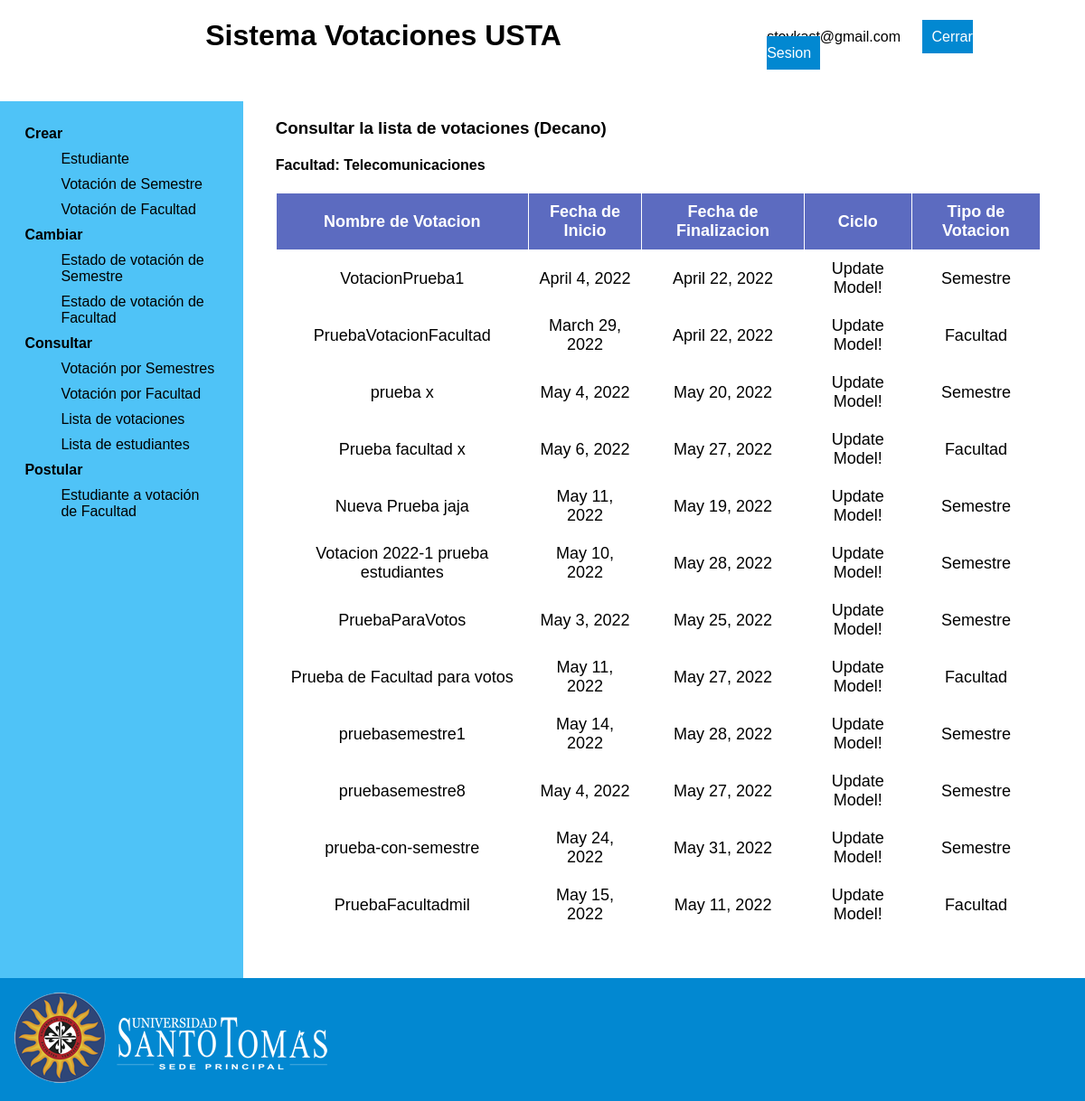
The page /consultVotingListDean/ (signed in) on the database its author committed.
### app_votaciones/models.py (models this page shows, shortened)
class Facultad(models.Model):
    nombre = models.CharField(max_length=45,null=False)
    class Meta:
        app_label = 'app_votaciones'

class Votacion(models.Model):
    nombre = models.CharField(max_length=45)
    semestre = models.IntegerField(null=False,
                                   default=10)
    start_date = models.DateField(
                                auto_now=False,
	                            auto_now_add=False,
    )
    end_date = models.DateField(auto_now=False,
	                            auto_now_add=False,
                                )
    idTipo = models.ForeignKey(TipoVotacion,
                  related_name='votaciones',
                  null=False,
                  on_delete=models.PROTECT)
    idEstado = models.ForeignKey(EstadoVotacion,
                  related_name='votaciones',
                  null=False,
                  on_delete=models.PROTECT)
    idFacultad = models.ForeignKey(Facultad,
                  related_name='votaciones',
                  null=False,
                  on_delete=models.PROTECT)
    class Meta:
        app_label = 'app_votaciones'

### app_votaciones/views.py (the view)
# urls.py: path('consultVotingListDean/', views.consultVotingListDean, name='consultVotingListDean'),
@login_required
def consultVotingListDean(request):
    query = Votacion.objects.all()
    lista = list(query.values())
    fac = Facultad.objects.get(id=Decano.objects.get(id=request.user.id).idFacultad_id)
    contexto = {"votaciones":lista, "facultad":fac, "facultad_id":fac.id }
    return render(request, 'consultVotingListDean.html',contexto)

### app_votaciones/templates/consultVotingListDean.html (shortened to what this page needs)
{% extends "dean.html" %}
{% load static %}
{% block main %}
<h3>Consultar la lista de votaciones (Decano)</h3>
{% if facultad %}
  <h4> Facultad: {{ facultad.nombre }} </h4>
{% endif %}
<table>
  <thead>
    <tr>
      <th>Nombre de Votacion</th>
      <th>Fecha de Inicio</th>
      <th>Fecha de Finalizacion</th>
      <th>Ciclo</th>
      <th>Tipo de Votacion</th>
    </tr>
  </thead>
  <tbody>
    {% if votaciones %}
    {% for votacion in votaciones %}
    {% if facultad_id == votacion.idFacultad_id %}
    <tr>
      <td>{{votacion.nombre}}</td>
      <td>{{votacion.start_date}}</td>
      <td>{{votacion.end_date}}</td>
      <td>Update Model!</td>
      {% if votacion.idTipo_id == 1 %}
      <td>Semestre</td>
      {% else %}
      <td>Facultad</td>
      {% endif %}
    </tr>
    {% endif %}
    {% endfor %}
    {% endif %}
  </tbody>
</table>
{% endblock %}

### app_votaciones/templates/dean.html (shortened to what this page needs)
{% load static %}
<!DOCTYPE html>
<html lang="en">
<head>
  <link rel="stylesheet" href="{% static '/css/pages.css' %}" />
</head>
<body>
  <div class="grid-container">
    <div class="header">
      <h1>Sistema Votaciones USTA</h1>
    </div>
    <div class="logOut">
      <span>{{ request.user.email }}</span>
      <a href="{% url 'app:view_logout' %}">Cerrar Sesion</a>
    </div>
    <div class="menu">
      <dl>
        <dt>Crear</dt>
        <dd><a href="/createStudent">Estudiante</a></dd>
        <dd>
          <a href="/createCycleVoting"> Votación de Semestre </a>
        </dd>
        <dd>
          <a href="/createFacultyVoting"> Votación de Facultad </a>
        </dd>
        <dt>Cambiar</dt>
        <dd>
          <a href="/changeCycleVotingStatus">
            Estado de votación de Semestre
          </a>
        </dd>
        <dd>
          <a href="/changeFacultyVotingStatus">
            Estado de votación de Facultad
          </a>
        </dd>
        <dt>Consultar</dt>
        <dd>
          <a href="/consultCycleVoting"> Votación por Semestres </a>
        </dd>
        <dd>
          <a href="/consultFacultyVoting"> Votación por Facultad </a>
        </dd>
        <dd>
          <a href="/consultVotingListDean"> Lista de votaciones</a>
        </dd>
        <dd>
          <a href="/consultFacultyStudentList"> Lista de estudiantes </a>
        </dd>
        <dt>Postular</dt>
        <dd>
          <a href="/placeFacultyStudent">
            Estudiante a votación de Facultad
          </a>
        </dd>
      </dl>
    </div>
    <div class="main">{% block main%}{% endblock %}</div>
    <div class="footer">
      <img id="logoImg" src="{% static '/img/logo_usta_white.webp' %}" alt="logo USTA" />
    </div>
  </div>
</body>
</html>

### app_votaciones/static/css/pages.css (style rules this page uses)
* { font-family: Arial, Helvetica, sans-serif; }
body { padding: 0; margin: 0; width: 100%; }
.header { background: white; margin-bottom: 2em; text-align: center; grid-area: header; }
.logOut { top: 2em; right: 1em; margin: 2em 3em 0 0; background: white; grid-area: logOut; }
.menu { background: #4fc3f7; padding: 10%; text-align: center; grid-area: menu; width: 14em; }
.main { padding-left: 2em; margin: 5%; margin-top: 0; grid-area: main; }
.footer { background: #0288d1; grid-area: footer; }
.grid-container { display: grid; grid-template-areas: "header header header header header logOut" "menu main main main main main" "footer footer footer footer footer footer"; }
dl { text-align: left; margin: 0; padding: 0; }
dt { font-weight: bold; }
dt, dd { padding: 5px; }
a { text-decoration: none; color: #000; }
.logOut a { text-decoration: none; width: 100%; margin: 20px; padding: 10px; border: none; background: #0288d1; color: white; }
#logoImg { margin: 1em; }
table { border-collapse: collapse; border: 3px; }
th { background: #5c6bc0; color: white; font-weight: bold; }
td, th { padding: 10px; border: 1px solid white; text-align: center; font-size: 18px; }

### rows shown on the page
Facultad: nombre "Telecomunicaciones"
Votacion: nombre "VotacionPrueba1", start_date "April 4, 2022", end_date "April 22, 2022", shows "Semestre"
Votacion: nombre "PruebaVotacionFacultad", start_date "March 29, 2022", end_date "April 22, 2022"
Votacion: nombre "prueba x", start_date "May 4, 2022", end_date "May 20, 2022", shows "Semestre"
Votacion: nombre "Prueba facultad x", start_date "May 6, 2022", end_date "May 27, 2022", shows "Facultad"
Votacion: nombre "Nueva Prueba jaja", start_date "May 11, 2022", end_date "May 19, 2022", shows "Semestre"
Votacion: nombre "Votacion 2022-1 prueba estudiantes", start_date "May 10, 2022", end_date "May 28, 2022", shows "Semestre"
Votacion: nombre "PruebaParaVotos", start_date "May 3, 2022", end_date "May 25, 2022", shows "Semestre"
Votacion: nombre "Prueba de Facultad para votos", start_date "May 11, 2022", end_date "May 27, 2022"
Votacion: nombre "pruebasemestre1", start_date "May 14, 2022", end_date "May 28, 2022", shows "Semestre"
Votacion: nombre "pruebasemestre8", start_date "May 4, 2022", end_date "May 27, 2022", shows "Semestre"
Votacion: nombre "prueba-con-semestre", start_date "May 24, 2022", end_date "May 31, 2022", shows "Semestre"
Votacion: nombre "PruebaFacultadmil", start_date "May 15, 2022", end_date "May 11, 2022"

### other values the page prints
{{ request.user.email }} "stevkast@gmail.com"
